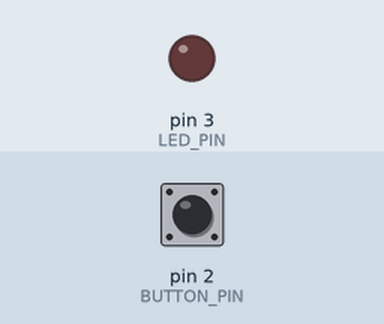
Simulated run of this sketch. Board: Arduino Uno, built with avr-gcc and run on an emulated ATmega328P. On the bench: output pins drawn as LEDs (lit = HIGH). Inputs (shaded band) come from the test bench; at power-on: pin 2 (BUTTON_PIN) HIGH.

Above: at 1.2 s.
1.3 s: pin 2 (BUTTON_PIN) pulled LOW for 0.15 s
At 1.37 s:
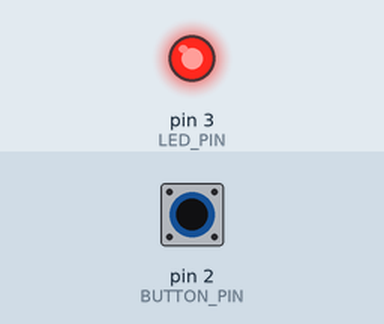
2.9 s: pin 2 (BUTTON_PIN) pulled LOW for 3.2 s
At 6.9 s:
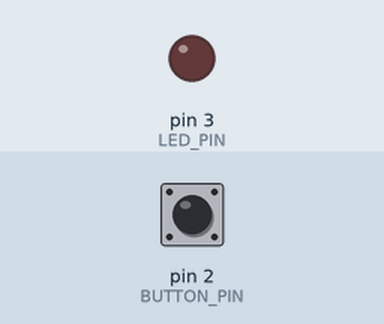
Timing chart, 0 to 8.4 s (numbered marks = the images above; inputs shaded):
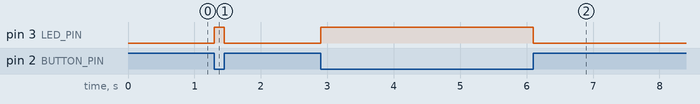

The sketch:

sketch.ino
```cpp
#define BUTTON_PIN 2
#define LED_PIN    3

void setup() {
  pinMode(BUTTON_PIN, INPUT_PULLUP);
  pinMode(LED_PIN, OUTPUT);
}

void loop() {
  int btn = digitalRead(BUTTON_PIN);
  if (btn == LOW) {           // LOW = pressed (INPUT_PULLUP logic)
    digitalWrite(LED_PIN, HIGH);
  } else {
    digitalWrite(LED_PIN, LOW);
  }
}
```

Measured:
- after the input at 1.3 s, pin 3 (LED_PIN): LOW → HIGH at once, → LOW 0.15 s later
- after the input at 2.9 s, pin 3 (LED_PIN): LOW → HIGH at once, → LOW 3.2 s later
